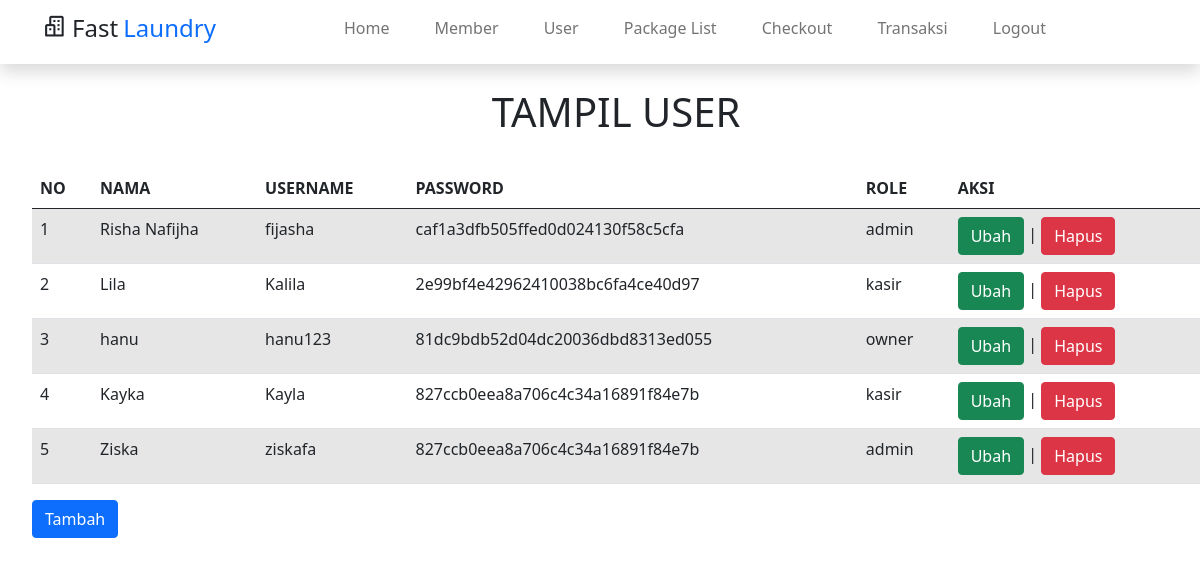
The app's page /tampil_user.php (signed in) with its own data.
### tables this page shows
CREATE TABLE `user` (
  `id` int(11) NOT NULL,
  `nama` varchar(100) NOT NULL,
  `username` varchar(30) NOT NULL,
  `password` text NOT NULL,
  `role` enum('admin','kasir','owner') NOT NULL
);

### tampil_user.php (the view, shortened to what this page needs)
<?php
    include "header.php";
?>
<!DOCTYPE html>
<html>
<head>
    <link href="https://cdn.jsdelivr.net/npm/bootstrap@5.0.1/dist/css/bootstrap.min.css" rel="stylesheet">
</head>
<body>
<ul>
    <br>
    <h3>
    <center><small class="display-6">TAMPIL USER</small></center>
    </h3>
    <br>
    <table class="table table-hover table-striped">
        <thead>
            <tr>
                <th>NO</th>
    <th>NAMA</th>
    <th>USERNAME</th><th>PASSWORD</th><th>ROLE</th>
    <th>AKSI</th>
            </tr>
        </thead>
        <tbody>
            <?php
            include "koneksi.php";
            $qry_user=mysqli_query($conn,"select * from user");
            $no=0;
            while($data_user=mysqli_fetch_array($qry_user)){
            $no++;?>
            <tr><td><?=$no?></td>
            <td><?=$data_user['nama']?></td>
            <td><?=$data_user['username']?></td>
            <td><?=$data_user['password']?></td>
            <td><?=$data_user['role']?></td>
            <td><a href="ubah_user.php?id=<?=$data_user['id']?>"
            class="btn btn-success">Ubah</a> |
            <a href="hapus_user.php?id=<?=$data_user['id']?>"
            onclick="return confirm('Apakah anda yakin menghapus data ini?')"
            class="btn btn-danger">Hapus</a></td>
            </tr>
            <?php
            }
            ?>
        </tbody>
    </table>
    <a class="btn btn-primary" href="tambah_user.php" role="button">Tambah</a>
</body>
</html>
<?php
    include "footer.php";
?>

### assets/css/templatemo.css (style rules this page uses)
html { font-family: 'Open Sans', sans-serif; }
p, a { font-weight: 400; }

### records on screen
user: nama "Risha Nafijha", username "fijasha", password "caf1a3dfb505ffed0d024130f58c5cfa", role "admin"
user: nama "Lila", username "Kalila", password "2e99bf4e42962410038bc6fa4ce40d97", role "kasir"
user: nama "hanu", username "hanu123", password "81dc9bdb52d04dc20036dbd8313ed055", role "owner"
user: nama "Kayka", username "Kayla", password "827ccb0eea8a706c4c34a16891f84e7b", role "kasir"
user: nama "Ziska", username "ziskafa", password "827ccb0eea8a706c4c34a16891f84e7b", role "admin"
